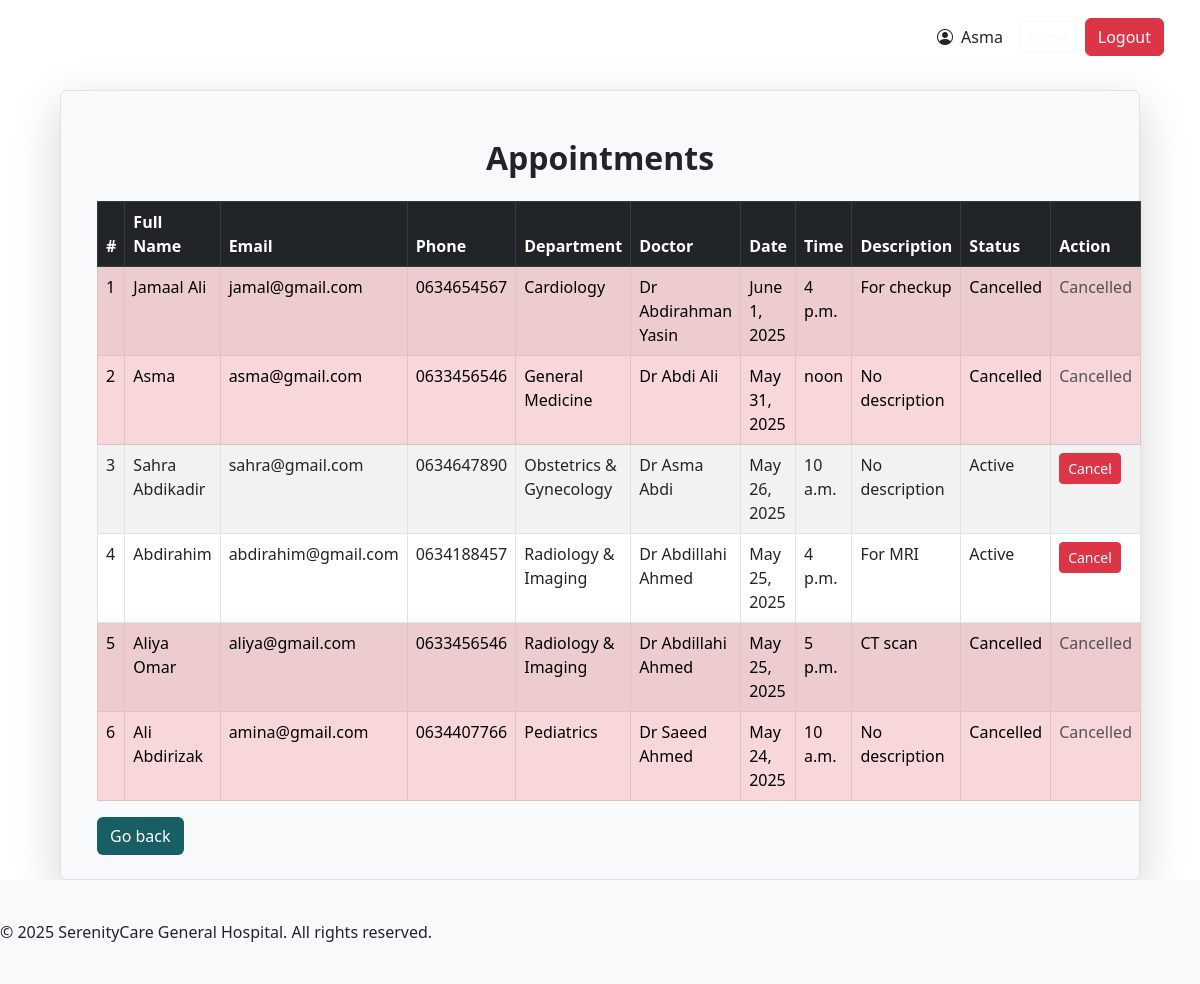
/dashboard/appointments/ (signed in), run on the app's committed database.
### appointmentsystem/models.py (models this page shows, shortened)
class CustomUser(AbstractUser):
    username = None  # disable default username
    full_name = models.CharField(max_length=255)
    email = models.EmailField(unique=True)  # use email as the unique login
    ROLE_CHOICES = (
        ('admin', 'Admin'),
        ('patient', 'Patient'),
    )
    role = models.CharField(max_length=10, choices=ROLE_CHOICES, default='patient')
    is_staff = models.BooleanField(default=False)
    is_superuser = models.BooleanField(default=False)
    USERNAME_FIELD = 'email'
    REQUIRED_FIELDS = ['full_name']  # required when using createsuperuser
    objects = CustomUserManager()

class Appointment(models.Model):
    full_name =  models.CharField(max_length=250)
    email = models.EmailField()
    phone = models.CharField(max_length=20)
    department = models.ForeignKey('Department', on_delete=models.SET_NULL, null=True)
    doctor = models.ForeignKey('Doctor', on_delete=models.SET_NULL, null=True)
    appointment_date = models.DateField()
    appointment_time = models.TimeField()
    description = models.TextField(blank=True, null=True)
    status = models.CharField(max_length=20, default='Active')
    submitted_at = models.DateTimeField(auto_now_add=True)
    class Meta:
        unique_together = ('doctor', 'appointment_date', 'appointment_time')  # Prevent double booking

class Department(models.Model):
    name = models.CharField(max_length=100)
    description = models.TextField(blank=True)

class Doctor(models.Model):
    full_name = models.CharField(max_length=250)
    email = models.EmailField()
    phone = models.CharField(max_length=15)
    department = models.ForeignKey(Department, on_delete=models.CASCADE)
    specialization = models.CharField(max_length=100)
    registration_date = models.DateTimeField(auto_now_add=True)

### appointmentsystem/views.py (the view)
# urls.py: path('dashboard/appointments/', views.appointment_list, name='appointment_list'),
@login_required
@admin_required
def appointment_list(request):
    appointments = Appointment.objects.all().order_by('-appointment_date')
    context = {
        'appointments': appointments
    }
    return render(request, 'admin/appointment_list.html', context)

### appointmentsystem/views.py (called while the page is built)
def admin_required(view_func):
    decorated_view_func = user_passes_test(lambda u: u.role == 'admin')(view_func)
    return decorated_view_func

### templates/admin/appointment_list.html
{% extends 'admin/admin_base.html' %}
{% load static %}
{% block content %}
<div class="container mt-4">
    <h2 class="text-center mb-4 fw-bold">Appointments</h2>
    <table class="table table-striped table-bordered">
        <thead class="table-dark">
            <tr>
                <th>#</th>
                <th>Full Name</th>
                <th>Email</th>
                <th>Phone</th>
                <th>Department</th>
                <th>Doctor</th>
                <th>Date</th>
                <th>Time</th>
                <th>Description</th>
                <th>Status</th>
                <th>Action</th>
            </tr>
        </thead>
        <tbody>
            {% for appt in appointments %}
                <tr class="{% if appt.status == 'Cancelled' %}table-danger{% endif %}">
                    <td>{{ forloop.counter }}</td>
                    <td>{{ appt.full_name }}</td>
                    <td>{{ appt.email }}</td>
                    <td>{{ appt.phone }}</td>
                    <td>{{ appt.department.name }}</td>
                    <td>{{ appt.doctor.full_name }}</td>
                    <td>{{ appt.appointment_date }}</td>
                    <td>{{ appt.appointment_time }}</td>
                    <td>{{ appt.description|default:"—" }}</td>
                    <td>{{ appt.status }}</td>
                    <td>
                        {% if appt.status != 'Cancelled' %}
                            <a href="{% url 'cancel_appointment' appt.pk %}" class="btn btn-sm btn-danger" onclick="return confirm('Are you sure you want to cancel this appointment?');">Cancel</a>
                        {% else %}
                            <span class="text-muted">Cancelled</span>
                        {% endif %}
                    </td>
                </tr>
            {% empty %}
                <tr>
                    <td colspan="11" class="text-center">No appointments found.</td>
                </tr>
            {% endfor %}
        </tbody>
    </table>
    <a href="{% url 'admin_dashboard' %}" class="btn text-white" style="background-color: #175f65;">Go back</a>
</div>
{% endblock %}

### templates/admin/admin_base.html (shortened to what this page needs)
{% load static %}
<!DOCTYPE html>
<html lang="en">
<head>
    <link href="https://cdn.jsdelivr.net/npm/bootstrap@5.3.0/dist/css/bootstrap.min.css" rel="stylesheet">
    <link href="https://cdn.jsdelivr.net/npm/bootstrap-icons@1.10.5/font/bootstrap-icons.css" rel="stylesheet">
    <link rel="stylesheet" href="https://cdn.jsdelivr.net/npm/flatpickr/dist/flatpickr.min.css">
    <link rel="stylesheet" href="../../static/admin/css/style.css">
</head>
<body>
    <nav class="navbar navbar-expand-lg top-bar px-4 py-3">
        <div class="container-fluid">
            <h4 class="navbar-brand text-white">Admin Dashboard</h4>
            <div class="d-flex align-items-center ms-auto">
                <span class="me-3"><i class="bi bi-person-circle me-1"></i> {{ request.user.full_name }}</span>
                <a href="{% url 'home' %}" class="btn btn-outline-light btn-sm me-2">Home</a>
                <form method="post" action="{% url 'logout' %}">
                    <button type="submit" class="btn btn-danger">Logout</button>
                </form>
            </div>
        </div>
    </nav>
    <div class="container mt-3 border rounded p-4 max-auto shadow-lg bg-light" style="width: 90vw; min-height: 80vh;">
        {% block content %}
        {% endblock %}
    </div>
    <footer>
        &copy; 2025 SerenityCare General Hospital. All rights reserved.
    </footer>
</body>
</html>

### static/home/css/style.css (style rules this page uses)
body { font-family: 'Segoe UI', sans-serif; }
footer { background: #f8f9fa; padding: 40px 0; }

### data on the page
CustomUser: user.full_name "Asma"
Appointment: full_name "Jamaal Ali", email "jamal@gmail.com", phone "0634654567", department.name "Cardiology", doctor.full_name "Dr Abdirahman Yasin", appointment_date "June 1, 2025", appointment_time "4 p.m.", description "For checkup", status "Cancelled"
Appointment: full_name "Asma", email "asma@gmail.com", phone "0633456546", department.name "General Medicine", doctor.full_name "Dr Abdi Ali", appointment_date "May 31, 2025", appointment_time "noon", description "No description", status "Cancelled"
Appointment: full_name "Sahra Abdikadir", email "sahra@gmail.com", phone "0634647890", department.name "Obstetrics & Gynecology", doctor.full_name "Dr Asma Abdi", appointment_date "May 26, 2025", appointment_time "10 a.m.", description "No description", status "Active", shows "Cancel"
Appointment: full_name "Abdirahim", email "abdirahim@gmail.com", phone "0634188457", department.name "Radiology & Imaging", doctor.full_name "Dr Abdillahi Ahmed", appointment_date "May 25, 2025", appointment_time "4 p.m.", description "For MRI", status "Active", shows "Cancel"
Appointment: full_name "Aliya Omar", email "aliya@gmail.com", phone "0633456546", department.name "Radiology & Imaging", doctor.full_name "Dr Abdillahi Ahmed", appointment_date "May 25, 2025", appointment_time "5 p.m.", description "CT scan", status "Cancelled"
Appointment: full_name "Ali Abdirizak", email "amina@gmail.com", phone "0634407766", department.name "Pediatrics", doctor.full_name "Dr Saeed Ahmed", appointment_date "May 24, 2025", appointment_time "10 a.m.", description "No description", status "Cancelled"
